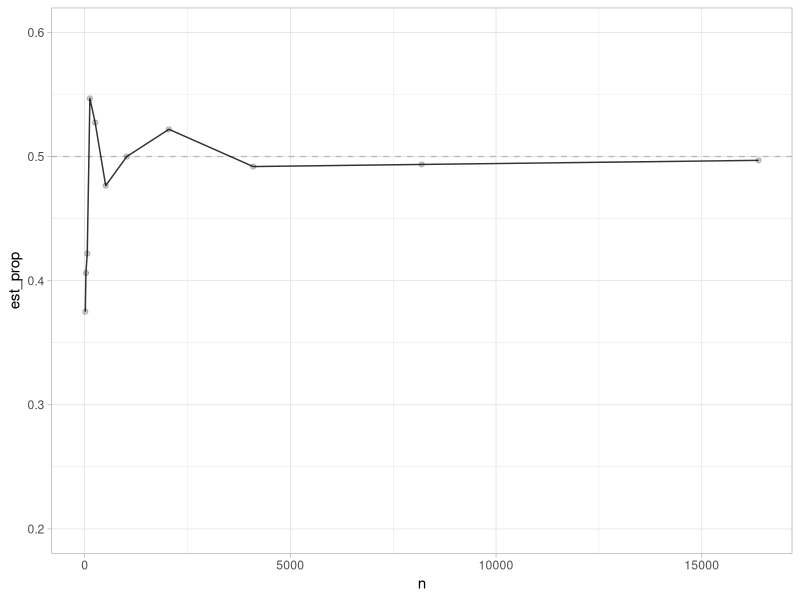
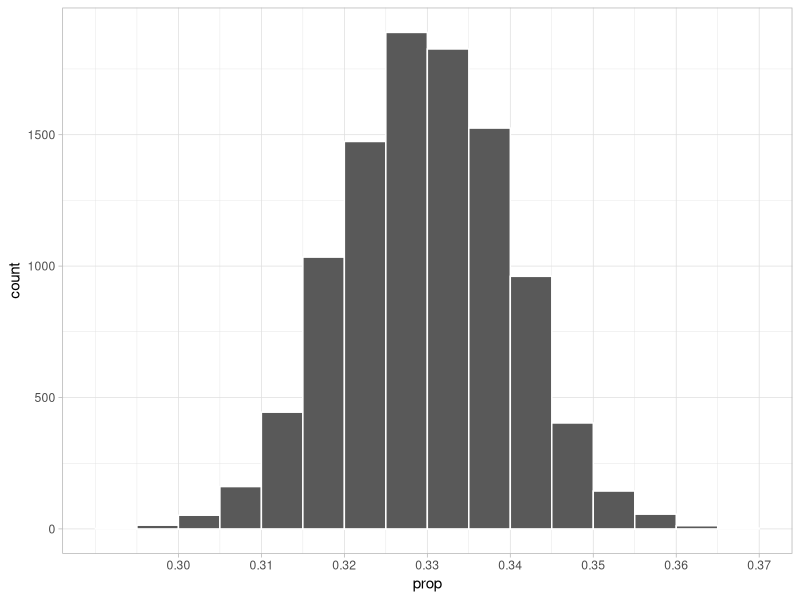
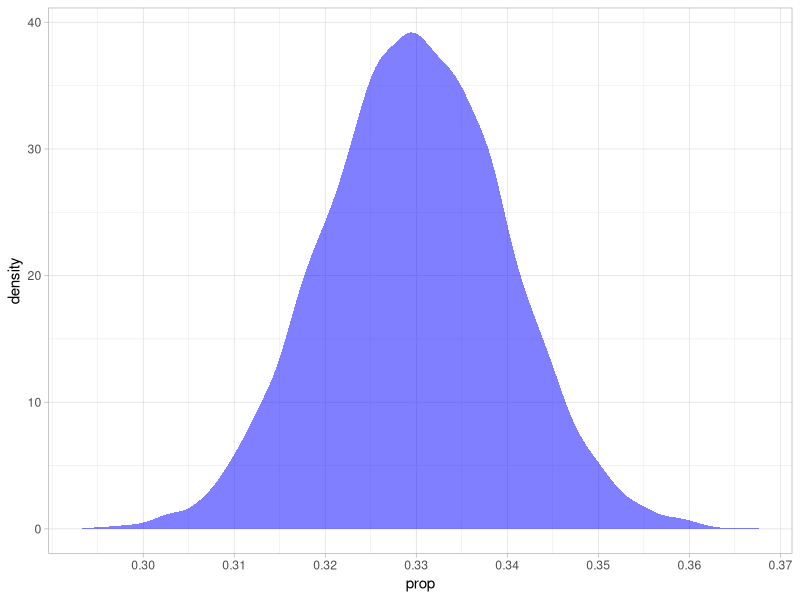
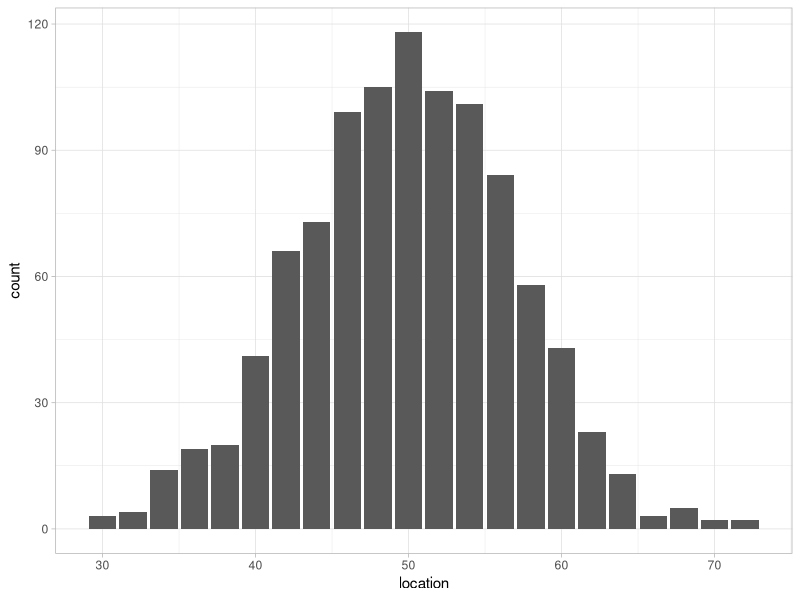

Here is the R script that generated these plots, in order:
library(tidyverse)
theme_set(theme_light())

# Law of Large Numbers
lln_sim <- tibble(
  n = 2^(3:14),
  est_prop = rbinom(12, n, .5) / n
)

ggplot(lln_sim,
       aes(x = n,
           y = est_prop)) +
  geom_line(alpha = .8) +
  geom_point(alpha = .2) +
  geom_hline(yintercept = .5,
             linetype = "dashed",
             alpha = .2) +
  ylim(.2, .6)


# last time from GSS we got ~.33 estimate of the proportion conservative
# how confident should we be in this estimate?

# set up simulation "dresser"
set.seed(123)
est_prop <- .33
num_sims <- 10000 # how many do I want to do?
svy_size <- 2247  # number of people in each "poll"

sims <- tibble(sim_num = 1:num_sims) |> 
  uncount(svy_size)

# do the sims
sims <- sims |> 
  mutate(conservative = rbinom(num_sims*svy_size, 1, est_prop)) |> 
  group_by(sim_num) |> 
  summarize(prop = mean(conservative))

# visualize the results (probability given p)
ggplot(sims,
       aes(x = prop)) +
  geom_histogram(boundary = round(est_prop, 2), # round to nearest pct. point
                 binwidth = .005,
                 color = "white") +
  scale_x_continuous(breaks = seq(.3, .4, .01)) # don't worry too much

# a different visualization
ggplot(sims,
       aes(x = prop)) +
  geom_density(color = NA,
               fill = "blue",
               alpha = .5) +
  scale_x_continuous(breaks = seq(.3, .4, .01)) # don't worry too much

# let's characterize the simulation results
mean(sims$prop)
sd(sims$prop)

# confidence interval
# boundaries of a integral that bounds (usually) a % of the estimates

# 95%
lower_bound95 <- quantile(sims$prop, .025)
upper_bound95 <- quantile(sims$prop, .975)
ci95 <- c(lower_bound95, upper_bound95)
ci95

# 99%
lower_bound99 <- quantile(sims$prop, .005)
upper_bound99 <- quantile(sims$prop, .995)
ci99 <- c(lower_bound99, upper_bound99)
ci99

# we don't really know if .33 is the "right" place to start
# but the *spread* of that sampling distribution is based on the sample size
# the SD of the sampling dist. is called the "standard error"

# for analytical (i.e., not simulation) results, we need normal distribution
# write a "football field" simulation to see where it comes from!

# <YOUR SIMULATION HERE>

# way 1
locs <- tibble(
  pid = 1:100) |> 
  rowwise() |> 
  mutate(loc = 50 + sum(sample(c(-1,1), 50, replace = TRUE)))

# way 2
foot_sims <- tibble(
  pid = 1:100
) |> 
  uncount(50) |> 
  mutate(flip = sample(c(-1,1),
                       replace = TRUE,
                       size = 5000, 
                       prob = c(.5, .5))) |> 
  group_by(pid) |> 
  summarize(location = sum(flip) + 50)

# way 3
foot_sims <- 
  expand_grid(person_id = 1:1000,
              flip_id = 1:50) |> 
  mutate(flip = sample(c(-1,1),
                       replace = TRUE,
                       size = 50000, 
                       prob = c(.5, .5))) |>
  group_by(person_id) |> 
  summarize(location = sum(flip) + 50)

# plot
ggplot(foot_sims,
       aes(x = location)) +
  geom_bar()

# central limit theorem: things get normal
# "analytic" CI for proportion
  




